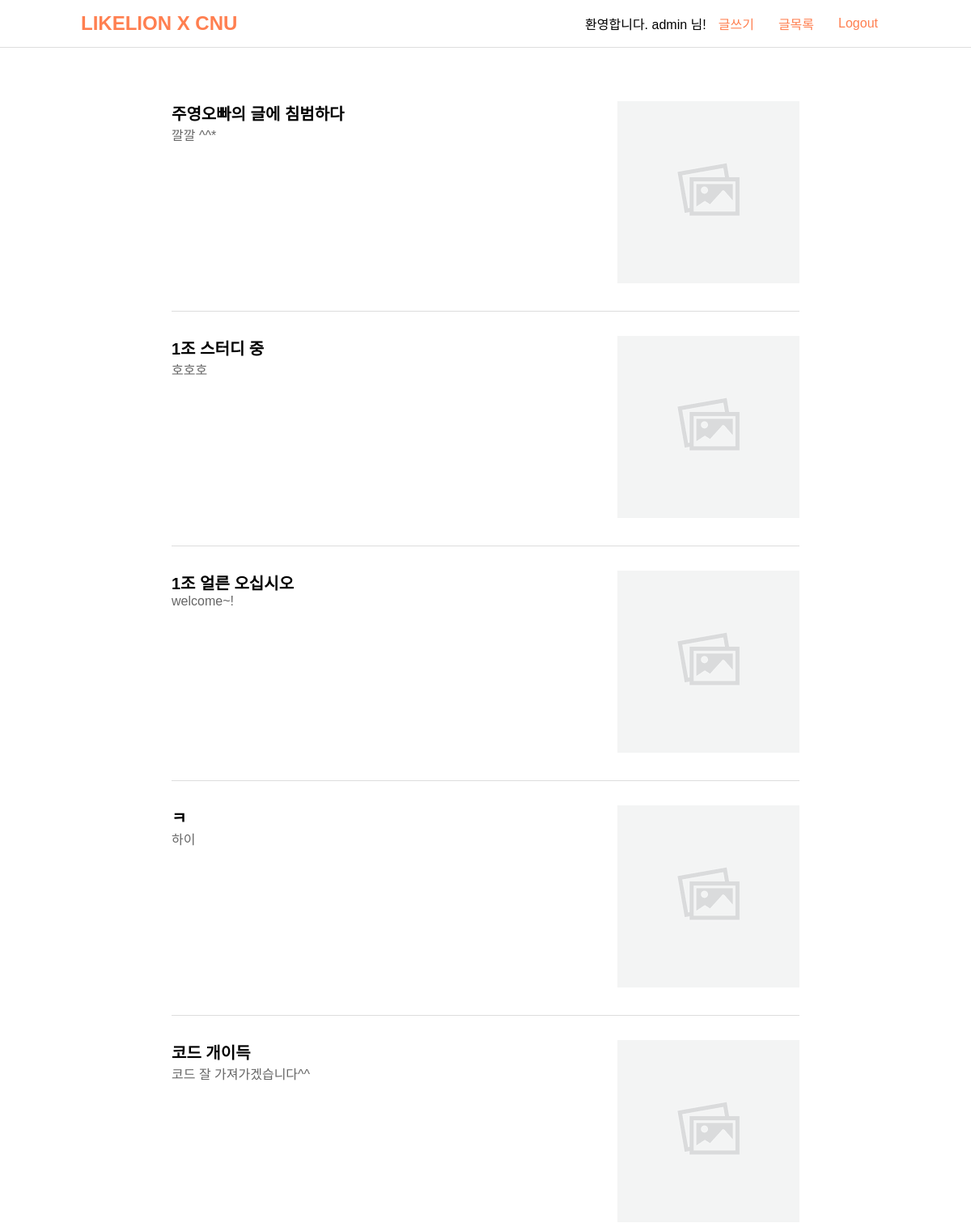
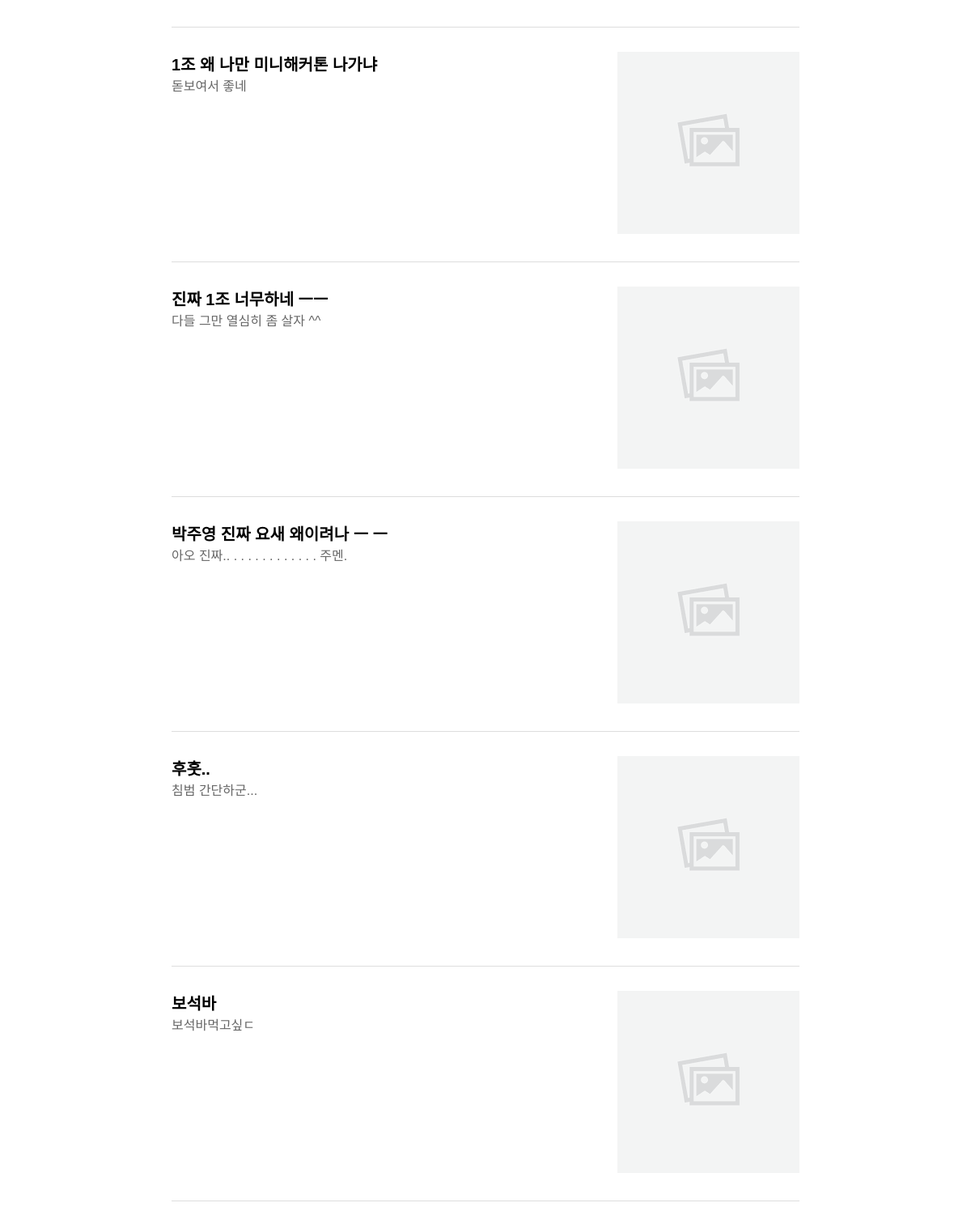
The app's page / (signed in) with its own data (2 pictures, top to bottom).
### post/models.py (models this page shows, shortened)
class Post(models.Model):
    title = models.CharField(max_length=50)
    body = models.TextField()
    pub_date = models.DateTimeField("data published")
    image = models.ImageField(upload_to='images/', blank=True)

### post/views.py (the view)
# urls.py: 2. Add a URL to urlpatterns:  path('', views.home, name='home')
def home(request):
    posts = Post.objects.all()
    return render(request,'home.html',{'posts':posts})

### post/templates/home.html (shortened to what this page needs)
{% extends 'base.html' %}
{% load staticfiles %}
{% block css_content %}
    <link rel="stylesheet" href="{% static 'home.css' %}">
{% endblock  %}
{% block content %}
{% for post in posts %}
<a href="{% url 'read' post.id %}">
    <div class="post-items">
        <div class="post-items-body">
            <span class="post-title">{{ post.title }}</span>
            <span class="post-body">{{ post.body }}</span>
        </div>
        <div class="post-items-img">
            <span class="post-img">
                {% if post.image %}
                <img src="{{ post.image.url }}" alt="">
                {% else %}
                <img src="{% static 'no-image.png' %}" alt="">
                {% endif %}
            </span>
        </div>
    </div>
</a>
{% endfor %}
{% endblock %}

### longtimenosee/templates/base.html (shortened to what this page needs)
{% load staticfiles %}
<!DOCTYPE html>
<html lang="en">
<head>
    <link href="https://unpkg.com/material-components-web@latest/dist/material-components-web.min.css" rel="stylesheet">
    <link rel="stylesheet" href="{% static 'base.css' %}">
    {% block css_content %}
    {% endblock %}
    <link rel="stylesheet" href="{% static 'new.css' %}">
    <link rel="stylesheet" href="{% static 'read.css' %}">
<body>
    <nav class="navigator">
        <div class="nav-content">
            <a class="nav-title" href="{% url 'home' %}">
                <h2>LIKELION X CNU</h2>
            </a>
            {% if user.is_authenticated %}
            <ul class="nav-ul">
                <li> 환영합니다. {{ user.username }} 님!<li>
                <li><a href="{% url 'new' %}">글쓰기</a></li>
                <li><a href="{% url 'home' %}">글목록</a></li>
                <li><a href="javascript:{document.getElementById('logout').submit()}">Logout</a>
                            </li>
            {% else %}
                <li><a href="{% url 'signup' %}">회원가입</a></li>
                <li><a href="{% url 'login' %}">로그인</a></li>
            {% endif %}
            </ul>
        </div>
    </nav>
    <div class="container">
        <div class="content">
            {% block content %}
            {% endblock %}
        </div>
    </div>
</body>
</html>

### longtimenosee/static/base.css (style rules this page uses)
* { font-family: 'Noto Sans KR', sans-serif; box-sizing: border-box; }
body, li, ul, nav, h1, h2, input, button { font-family: inherit; margin: 0; padding: 0; }
ul { list-style-type: none; }
a { text-decoration: none; color: #000; }
.navigator { background-color: white; position: fixed; top: 0; width: 100%; border-bottom: 1px solid rgb(221, 221, 221); }
.nav-content { display: flex; justify-content: space-between; align-items: center; margin: 15px 100px; }
.nav-title { text-decoration: none; color: coral; }
.nav-ul { display: flex; flex-direction: row; justify-content: flex-end; align-items: center; }
.nav-ul li a { display: block; text-decoration: none; color: coral; padding: 0 15px; }
.container { margin: 95px 100px; }

### post/static/home.css (style rules this page uses)
.post-items { display: flex; flex-direction: row; justify-content: space-between; border-bottom: 1px solid rgb(221, 221, 221); padding: 30px 0px; min-height: 200px; overflow: hidden; margin: 0px 7em; }
.post-title { display: block; font-weight: bold; font-size: 1.25rem; }
.post-body { float: left; overflow: hidden; font-size: 1rem; font-weight: 400; color: #666; }
.post-items-img { display: flex; align-items: center; margin-left: 30px; }
.post-img img { max-width: 300px; max-height: 300px; }

### records on screen
Post: title "주영오빠의 글에 침범하다", body "깔깔 ^^*"
Post: title "1조 스터디 중", body "호호호"
Post: title "1조 얼른 오십시오", body "welcome~!"
Post: title "ㅋ", body "하이"
Post: title "코드 개이득", body "코드 잘 가져가겠습니다^^"
Post: title "1조 왜 나만 미니해커톤 나가냐", body "돋보여서 좋네"
Post: title "진짜 1조 너무하네 ㅡㅡ", body "다들 그만 열심히 좀 살자 ^^"
Post: title "박주영 진짜 요새 왜이려나 ㅡ ㅡ", body "아오 진짜.. . . . . . . . . . . . . 주멘."
Post: title "후훗..", body "침범 간단하군..."
Post: title "보석바", body "보석바먹고싶ㄷ"

### other values on screen
{{ user.username }} "admin"
